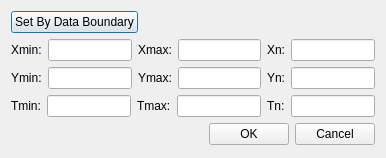
<?xml version="1.0" encoding="UTF-8"?>
<ui version="4.0">
 <class>LoadGridDlg</class>
 <widget class="QDialog" name="LoadGridDlg">
  <property name="geometry">
   <rect>
    <x>0</x>
    <y>0</y>
    <width>386</width>
    <height>158</height>
   </rect>
  </property>
  <property name="windowTitle">
   <string>Load Grid Dialog</string>
  </property>
  <layout class="QVBoxLayout" name="verticalLayout">
   <item>
    <layout class="QHBoxLayout" name="horizontalLayout_2">
     <item>
      <widget class="QPushButton" name="pushButton_setbydata">
       <property name="text">
        <string>Set By Data Boundary</string>
       </property>
      </widget>
     </item>
     <item>
      <spacer name="horizontalSpacer">
       <property name="orientation">
        <enum>Qt::Horizontal</enum>
       </property>
       <property name="sizeHint" stdset="0">
        <size>
         <width>40</width>
         <height>20</height>
        </size>
       </property>
      </spacer>
     </item>
    </layout>
   </item>
   <item>
    <layout class="QHBoxLayout" name="horizontalLayout_24">
     <item>
      <widget class="QLabel" name="label_33">
       <property name="text">
        <string>Xmin:</string>
       </property>
      </widget>
     </item>
     <item>
      <widget class="QLineEdit" name="lineEdit_xmin">
       <property name="text">
        <string/>
       </property>
      </widget>
     </item>
     <item>
      <widget class="QLabel" name="label_32">
       <property name="text">
        <string>Xmax:</string>
       </property>
      </widget>
     </item>
     <item>
      <widget class="QLineEdit" name="lineEdit_xmax">
       <property name="text">
        <string/>
       </property>
      </widget>
     </item>
     <item>
      <widget class="QLabel" name="label_39">
       <property name="text">
        <string>Xn:</string>
       </property>
      </widget>
     </item>
     <item>
      <widget class="QLineEdit" name="lineEdit_xn">
       <property name="text">
        <string/>
       </property>
      </widget>
     </item>
    </layout>
   </item>
   <item>
    <layout class="QHBoxLayout" name="horizontalLayout_25">
     <item>
      <widget class="QLabel" name="label_36">
       <property name="text">
        <string>Ymin:</string>
       </property>
      </widget>
     </item>
     <item>
      <widget class="QLineEdit" name="lineEdit_ymin">
       <property name="text">
        <string/>
       </property>
      </widget>
     </item>
     <item>
      <widget class="QLabel" name="label_34">
       <property name="text">
        <string>Ymax:</string>
       </property>
      </widget>
     </item>
     <item>
      <widget class="QLineEdit" name="lineEdit_ymax">
       <property name="text">
        <string/>
       </property>
      </widget>
     </item>
     <item>
      <widget class="QLabel" name="label_41">
       <property name="text">
        <string>Yn:</string>
       </property>
      </widget>
     </item>
     <item>
      <widget class="QLineEdit" name="lineEdit_yn">
       <property name="text">
        <string/>
       </property>
      </widget>
     </item>
    </layout>
   </item>
   <item>
    <layout class="QHBoxLayout" name="horizontalLayout_26">
     <item>
      <widget class="QLabel" name="label_37">
       <property name="text">
        <string>Tmin:</string>
       </property>
      </widget>
     </item>
     <item>
      <widget class="QLineEdit" name="lineEdit_tmin">
       <property name="text">
        <string/>
       </property>
      </widget>
     </item>
     <item>
      <widget class="QLabel" name="label_38">
       <property name="text">
        <string>Tmax:</string>
       </property>
      </widget>
     </item>
     <item>
      <widget class="QLineEdit" name="lineEdit_tmax">
       <property name="text">
        <string/>
       </property>
      </widget>
     </item>
     <item>
      <widget class="QLabel" name="label_42">
       <property name="text">
        <string>Tn:</string>
       </property>
      </widget>
     </item>
     <item>
      <widget class="QLineEdit" name="lineEdit_tn">
       <property name="text">
        <string/>
       </property>
      </widget>
     </item>
    </layout>
   </item>
   <item>
    <layout class="QHBoxLayout" name="horizontalLayout">
     <item>
      <spacer name="horizontalSpacer_2">
       <property name="orientation">
        <enum>Qt::Horizontal</enum>
       </property>
       <property name="sizeHint" stdset="0">
        <size>
         <width>40</width>
         <height>20</height>
        </size>
       </property>
      </spacer>
     </item>
     <item>
      <widget class="QPushButton" name="pushButton_ok">
       <property name="text">
        <string>OK</string>
       </property>
      </widget>
     </item>
     <item>
      <widget class="QPushButton" name="pushButton_cancel">
       <property name="text">
        <string>Cancel</string>
       </property>
      </widget>
     </item>
    </layout>
   </item>
  </layout>
 </widget>
 <resources/>
 <connections/>
</ui>
